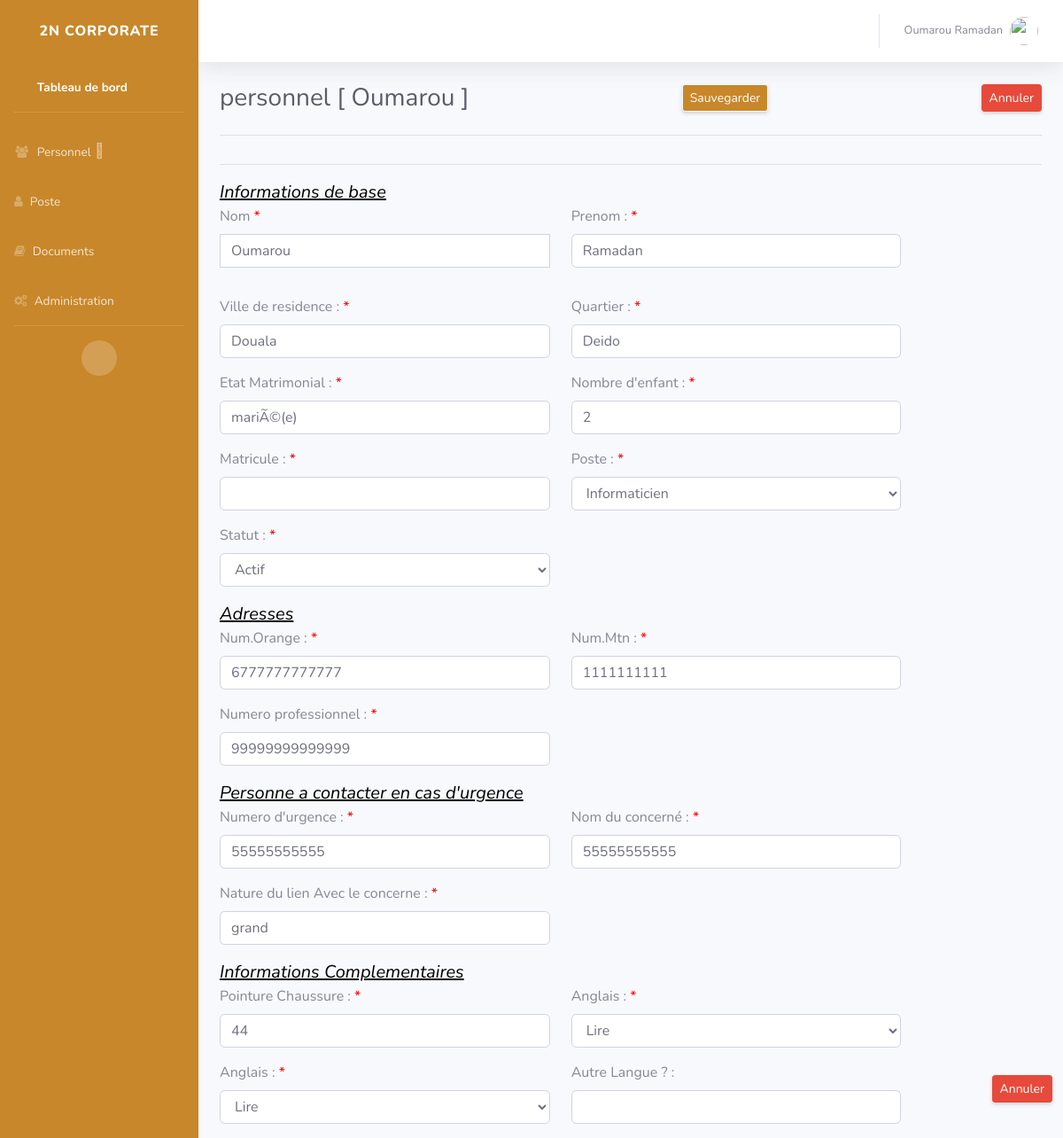
Screenshot of /update_personnel.php?ID_PERSONNEL=7 (signed in) with the database file from the repository.
### tables this page shows
CREATE TABLE IF NOT EXISTS `personnel` (
  `ID_PERSONNEL` int(11) NOT NULL AUTO_INCREMENT,
  `ID_POSTE` int(11) DEFAULT NULL,
  `NOM` varchar(150) DEFAULT NULL,
  `PRENOM` varchar(150) DEFAULT NULL,
  `mdp` varchar(200) DEFAULT NULL,
  `ORANGE` varchar(15) DEFAULT NULL,
  `MTN` varchar(12) DEFAULT NULL,
  `PHONE_PRO` varchar(128) DEFAULT NULL,
  `CNI` varchar(128) DEFAULT NULL,
  `VILLE_RESIDENCE` varchar(128) DEFAULT NULL,
  `QUARTIER` varchar(128) DEFAULT NULL,
  `DTE_EMBAUCHE` datetime DEFAULT current_timestamp(),
  `CONTRAT` varchar(128) DEFAULT NULL,
  `PERMIS_CONDUIRE` varchar(128) DEFAULT NULL,
  `CONTACT_URGENT` varchar(15) DEFAULT NULL,
  `NOM_URGENT` varchar(128) DEFAULT NULL,
  `LIEN_PARENTER` varchar(128) DEFAULT NULL,
  `PLAN_LOCALISATION` varchar(128) DEFAULT NULL,
  `ETAT_MATRIMONIAL` varchar(128) DEFAULT NULL,
  `NBRE_ENFANT` varchar(11) DEFAULT NULL,
  `POINTURE` varchar(128) DEFAULT NULL,
  `CV` varchar(128) DEFAULT NULL,
  `FRANCAIS` varchar(32) DEFAULT NULL,
  `ANGLAIS` varchar(32) DEFAULT NULL,
  `AUTRE_LANGUE` varchar(128) DEFAULT NULL,
  `ROLE` varchar(32) DEFAULT NULL,
  `STATUT` varchar(20) DEFAULT NULL,
  `MATRICULE` varchar(50) DEFAULT NULL,
  PRIMARY KEY (`ID_PERSONNEL`),
  KEY `I_FK_PERSONNEL_POSTE` (`ID_POSTE`)
);

### function.php (called while the page is built, shortened)
<?php
function personnel($id_personnel){
  require ('bd.php');
  $req = $bdd->prepare('SELECT * FROM Personnel WHERE ID_PERSONNEL = ?');
  $req->execute(array($id_personnel));
  $req = $req->fetch();
  return $req;
}
function All_poste(){
  require ('bd.php');
  $req = $bdd->prepare('SELECT * FROM poste ');
  $req->execute();
  return $req;
}
?>

### update_personnel.php (the view, shortened to what this page needs)
<?php
require ('function.php');
    $postes =  All_poste();
  $id_personnel = $_GET['ID_PERSONNEL'];
  $perso = personnel($id_personnel);
 ?>
<!DOCTYPE html>
<html lang="fr">
<head>
      <link href="https://stackpath.bootstrapcdn.com/font-awesome/4.7.0/css/font-awesome.min.css" rel="stylesheet">
    <link href="css/sb-admin-2.css" rel="stylesheet">
</head>
<body id="page-top">
    <div id="wrapper">
      <?php require 'header.php'; ?>
                <div class="container">
                  <form id="form_personnel" action="" method="post">
                    <div class="d-sm-flex align-items-center justify-content-between mb-4">
                          <h1 class="h3 mb-0 text-gray-800">personnel [ <?php echo $perso['NOM'] ?> ]</h1>
                          <input type="submit" class="d-none d-sm-inline-block btn btn-sm btn-primary shadow-sm" name="submit" value="Sauvegarder">
                          <a href="tables.php" class="d-none d-sm-inline-block btn btn-sm btn-danger shadow-sm">Annuler</a>
                    </div>
                    <hr>
                        <div class="row">
                          <div class="col-12">
                            <hr>
                            <em style="color:#000;font-size:20px;text-decoration:underline">Informations de base</em>
                          </div>
                          <div class="form-group col-5">
                            <div class="form-group">
                              <label for="nom">Nom <span style="color:red">*</span> </label>
                              <input style="border-radius:0px"  value="<?php echo $perso['NOM'] ?>" type="text" id="nom" autocomplete="off" class="form-control" name="newnom">
                            </div>
                          </div>
                          <div class="form-group col-5">
                            <label for="prenom">Prenom : <span style="color:red">*</span> </label>
                            <input type="text"  value="<?php echo $perso['PRENOM'] ?>" id="prenom" autocomplete="off" class="form-control" name="newprenom">
                          </div>
                          <div class="form-group col-5">
                            <label>Ville de residence : <span style="color:red">*</span> </label>
                            <input type="text" id="ville"  value="<?php echo $perso['VILLE_RESIDENCE'] ?>" autocomplete="off" class="form-control" name="newville">
                          </div>
                          <div class="form-group col-5">
                            <label>Quartier : <span style="color:red">*</span> </label>
                            <input type="text" id="quartier"  value="<?php echo $perso['QUARTIER'] ?>" autocomplete="off" class="form-control" name="newquartier">
                          </div>
                          <div class="form-group col-5">
                            <label>Etat Matrimonial : <span style="color:red">*</span> </label>
                            <input type="text" id="matrimonial"  value="<?php echo $perso['ETAT_MATRIMONIAL'] ?>" autocomplete="off" class="form-control" name="newmatrimonial">
                          </div>
                          <div class="form-group col-5">
                            <label>Nombre d'enfant : <span style="color:red">*</span> </label>
                            <input type="text" id="ville"  value="<?php echo $perso['NBRE_ENFANT'] ?>" autocomplete="off" class="form-control" name="newnb_enfant">
                          </div>
                          <div class="form-group col-5">
                            <label>Matricule : <span style="color:red">*</span> </label>
                            <input type="text" id="matricule"  value="<?php echo $perso['MATRICULE'] ?>" autocomplete="off" class="form-control" name="matricule">
                          </div>
                          <div class="form-group col-5">
                            <label>Poste : <span style="color:red">*</span> </label>
                            <select class="form-control" name="newposte">
                                <?php while ($poste = $postes->fetch()) { ?>
                              <option value="<?= $poste['ID_POSTE']; ?>"><?= $poste['NOM_POSTE']; ?></option>
                            <?php } ?>
                            </select>
                          </div>
                          <div class="form-group col-5">
                            <label>Statut : <span style="color:red">*</span> </label>
                            <select class="form-control" name="newstatut">
                              <option value="Actif">Actif</option>
                            </select>
                          </div>
                          <div class="col-12">
                            <em style="color:#000;font-size:20px;text-decoration:underline">Adresses</em>
                          </div>
                          <div class="form-group col-5">
                            <label>Num.Orange : <span style="color:red">*</span> </label>
                            <input type="number" id="orange"  value="<?php echo $perso['ORANGE'] ?>" autocomplete="off" class="form-control" name="neworange">
                          </div>
                          <div class="form-group col-5">
                            <label>Num.Mtn : <span style="color:red">*</span> </label>
                            <input type="number" id="mtn"  value="<?php echo $perso['MTN'] ?>" autocomplete="off" class="form-control" name="newmtn">
                          </div>
                          <div class="form-group col-5">
                            <label>Numero professionnel : <span style="color:red">*</span> </label>
                            <input type="number" id="num_pro"  value="<?php echo $perso['PHONE_PRO'] ?>" autocomplete="off" class="form-control" name="newnum_pro">
                          </div>
                          <div class="col-12">
                            <em style="color:#000;font-size:20px;text-decoration:underline">Personne a contacter en cas d'urgence</em>
                          </div>
                          <div class="form-group col-5">
                            <label>Numero d'urgence : <span style="color:red">*</span> </label>
                            <input type="text"  value="<?php echo $perso['CONTACT_URGENT'] ?>" id="num_urgence" autocomplete="off" class="form-control" name="newnum_urgence">
                          </div>
                          <div class="form-group col-5">
                            <label>Nom du concerné : <span style="color:red">*</span> </label>
                            <input type="text"  value="<?php echo $perso['NOM_URGENT'] ?>" id="nom_urgence" autocomplete="off" class="form-control" name="newnom_urgence">
                          </div>
                          <div class="form-group col-5">
                            <label>Nature du lien Avec le concerne : <span style="color:red">*</span> </label>
                            <input type="text"  value="<?php echo $perso['LIEN_PARENTER'] ?>" id="lien" placeholder="Ex:Mon frere" autocomplete="off" class="form-control" name="newlien">
                          </div>
                          <div class="col-12">
                            <em style="color:#000;font-size:20px;text-decoration:underline">Informations Complementaires</em>
                          </div>
                          <div class="form-group col-5">
                            <label>Pointure Chaussure : <span style="color:red">*</span> </label>
                            <input type="text"  value="<?php echo $perso['POINTURE'] ?>" id="pointure" autocomplete="off" class="form-control" name="newpointure">
                          </div>
                          <div class="form-group col-5">
                            <label>Anglais : <span style="color:red">*</span> </label>
                            <select class="form-control" name="newlanguefr">
                              <option value="lire">Lire</option>
                            </select>
                          </div>
                          <div class="form-group col-5">
                            <label>Anglais : <span style="color:red">*</span> </label>
                            <select class="form-control" name="newlangueang">
                              <option value="lire">Lire</option>
                            </select>
                          </div>
                          <div class="form-group col-5">
                            <label>Autre Langue ? : </label>
                            <input type="text"  value="<?php echo $perso['AUTRE_LANGUE'] ?>" id="langue" autocomplete="off" class="form-control" name="newlangue">
                          </div><hr>
                          <div class="d-sm-flex align-items-center justify-content-between mb-4">
                              <a href="tables.php" class="d-none d-sm-inline-block btn btn-sm btn-danger shadow-sm">Annuler</a>
                          </div>
                          </div>
                        </div>
                </div>
            </div>
        </div>
</body>
</html>

### update_personnel.php (style rules this page uses)
input { border-radius: 0px; }

### rows the page displays
personnel: NOM "Oumarou", newnom "Oumarou", newprenom "Ramadan", newville "Douala", newquartier "Deido", newmatrimonial "mariÃ©(e)", newnb_enfant "2", neworange "6777777777777", newmtn "1111111111", newnum_pro "99999999999999", newnum_urgence "55555555555", newnom_urgence "55555555555", newlien "grand", newpointure "44"

### other values shown
$_SESSION['nom'] "Oumarou"
$_SESSION['prenom'] "Ramadan"
form field newposte "Informaticien"
